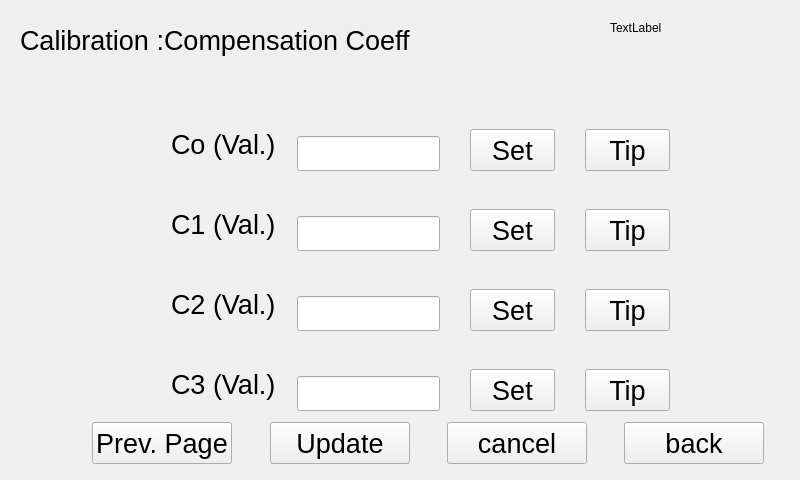
<?xml version="1.0" encoding="UTF-8"?>
<ui version="4.0">
 <class>calibrationParameterDlg2</class>
 <widget class="QWidget" name="calibrationParameterDlg2">
  <property name="geometry">
   <rect>
    <x>0</x>
    <y>0</y>
    <width>800</width>
    <height>480</height>
   </rect>
  </property>
  <property name="windowTitle">
   <string>Form</string>
  </property>
  <widget class="QLabel" name="label">
   <property name="geometry">
    <rect>
     <x>20</x>
     <y>20</y>
     <width>411</width>
     <height>41</height>
    </rect>
   </property>
   <property name="text">
    <string>&lt;html&gt;&lt;head/&gt;&lt;body&gt;&lt;p&gt;&lt;span style=&quot; font-size:20pt;&quot;&gt;Calibration :Compensation Coeff&lt;/span&gt;&lt;/p&gt;&lt;/body&gt;&lt;/html&gt;</string>
   </property>
  </widget>
  <widget class="QLabel" name="label_2">
   <property name="geometry">
    <rect>
     <x>171</x>
     <y>129</y>
     <width>121</width>
     <height>32</height>
    </rect>
   </property>
   <property name="text">
    <string>&lt;html&gt;&lt;head/&gt;&lt;body&gt;&lt;p&gt;&lt;span style=&quot; font-size:20pt;&quot;&gt;Co (Val.)&lt;/span&gt;&lt;/p&gt;&lt;/body&gt;&lt;/html&gt;</string>
   </property>
  </widget>
  <widget class="QLabel" name="label_3">
   <property name="geometry">
    <rect>
     <x>171</x>
     <y>209</y>
     <width>111</width>
     <height>32</height>
    </rect>
   </property>
   <property name="text">
    <string>&lt;html&gt;&lt;head/&gt;&lt;body&gt;&lt;p&gt;&lt;span style=&quot; font-size:20pt;&quot;&gt;C1 (Val.)&lt;/span&gt;&lt;/p&gt;&lt;/body&gt;&lt;/html&gt;</string>
   </property>
  </widget>
  <widget class="QLabel" name="label_4">
   <property name="geometry">
    <rect>
     <x>171</x>
     <y>289</y>
     <width>121</width>
     <height>32</height>
    </rect>
   </property>
   <property name="text">
    <string>&lt;html&gt;&lt;head/&gt;&lt;body&gt;&lt;p&gt;&lt;span style=&quot; font-size:20pt;&quot;&gt;C2 (Val.)&lt;/span&gt;&lt;/p&gt;&lt;/body&gt;&lt;/html&gt;</string>
   </property>
  </widget>
  <widget class="QLabel" name="label_5">
   <property name="geometry">
    <rect>
     <x>171</x>
     <y>369</y>
     <width>121</width>
     <height>32</height>
    </rect>
   </property>
   <property name="text">
    <string>&lt;html&gt;&lt;head/&gt;&lt;body&gt;&lt;p&gt;&lt;span style=&quot; font-size:20pt;&quot;&gt;C3 (Val.)&lt;/span&gt;&lt;/p&gt;&lt;/body&gt;&lt;/html&gt;</string>
   </property>
  </widget>
  <widget class="QLineEdit" name="VCoeff0_lineEdit">
   <property name="geometry">
    <rect>
     <x>297</x>
     <y>136</y>
     <width>143</width>
     <height>35</height>
    </rect>
   </property>
   <property name="font">
    <font>
     <pointsize>20</pointsize>
    </font>
   </property>
  </widget>
  <widget class="QLineEdit" name="VCoeff1_lineEdit">
   <property name="geometry">
    <rect>
     <x>297</x>
     <y>216</y>
     <width>143</width>
     <height>35</height>
    </rect>
   </property>
   <property name="font">
    <font>
     <pointsize>20</pointsize>
    </font>
   </property>
  </widget>
  <widget class="QLineEdit" name="VCoeff2_lineEdit">
   <property name="geometry">
    <rect>
     <x>297</x>
     <y>296</y>
     <width>143</width>
     <height>35</height>
    </rect>
   </property>
   <property name="font">
    <font>
     <pointsize>20</pointsize>
    </font>
   </property>
  </widget>
  <widget class="QLineEdit" name="VCoeff3_lineEdit">
   <property name="geometry">
    <rect>
     <x>297</x>
     <y>376</y>
     <width>143</width>
     <height>35</height>
    </rect>
   </property>
   <property name="font">
    <font>
     <pointsize>20</pointsize>
    </font>
   </property>
  </widget>
  <widget class="QPushButton" name="calibrationzeroorderparameterTip">
   <property name="geometry">
    <rect>
     <x>585</x>
     <y>129</y>
     <width>85</width>
     <height>42</height>
    </rect>
   </property>
   <property name="font">
    <font>
     <pointsize>20</pointsize>
    </font>
   </property>
   <property name="text">
    <string>Tip</string>
   </property>
  </widget>
  <widget class="QPushButton" name="calibrationfirstorderparameterTip">
   <property name="geometry">
    <rect>
     <x>585</x>
     <y>209</y>
     <width>85</width>
     <height>42</height>
    </rect>
   </property>
   <property name="font">
    <font>
     <pointsize>20</pointsize>
    </font>
   </property>
   <property name="text">
    <string>Tip</string>
   </property>
  </widget>
  <widget class="QPushButton" name="calibrationsecondorderparameterTip">
   <property name="geometry">
    <rect>
     <x>585</x>
     <y>289</y>
     <width>85</width>
     <height>42</height>
    </rect>
   </property>
   <property name="font">
    <font>
     <pointsize>20</pointsize>
    </font>
   </property>
   <property name="text">
    <string>Tip</string>
   </property>
  </widget>
  <widget class="QPushButton" name="calibrationthirdorderparameterTip">
   <property name="geometry">
    <rect>
     <x>585</x>
     <y>369</y>
     <width>85</width>
     <height>42</height>
    </rect>
   </property>
   <property name="font">
    <font>
     <pointsize>20</pointsize>
    </font>
   </property>
   <property name="text">
    <string>Tip</string>
   </property>
  </widget>
  <widget class="QPushButton" name="back">
   <property name="geometry">
    <rect>
     <x>624</x>
     <y>422</y>
     <width>140</width>
     <height>42</height>
    </rect>
   </property>
   <property name="font">
    <font>
     <pointsize>20</pointsize>
    </font>
   </property>
   <property name="text">
    <string>back</string>
   </property>
  </widget>
  <widget class="QPushButton" name="cancel">
   <property name="geometry">
    <rect>
     <x>447</x>
     <y>422</y>
     <width>140</width>
     <height>42</height>
    </rect>
   </property>
   <property name="font">
    <font>
     <pointsize>20</pointsize>
    </font>
   </property>
   <property name="text">
    <string>cancel</string>
   </property>
  </widget>
  <widget class="QPushButton" name="pageUp">
   <property name="geometry">
    <rect>
     <x>92</x>
     <y>422</y>
     <width>140</width>
     <height>42</height>
    </rect>
   </property>
   <property name="font">
    <font>
     <pointsize>20</pointsize>
    </font>
   </property>
   <property name="text">
    <string>Prev. Page</string>
   </property>
  </widget>
  <widget class="QPushButton" name="ok">
   <property name="geometry">
    <rect>
     <x>270</x>
     <y>422</y>
     <width>140</width>
     <height>42</height>
    </rect>
   </property>
   <property name="font">
    <font>
     <pointsize>20</pointsize>
    </font>
   </property>
   <property name="text">
    <string>Update</string>
   </property>
  </widget>
  <widget class="QLabel" name="dateTime_2">
   <property name="geometry">
    <rect>
     <x>610</x>
     <y>20</y>
     <width>81</width>
     <height>16</height>
    </rect>
   </property>
   <property name="text">
    <string>TextLabel</string>
   </property>
  </widget>
  <widget class="QPushButton" name="VCoeff0_change">
   <property name="geometry">
    <rect>
     <x>470</x>
     <y>129</y>
     <width>85</width>
     <height>42</height>
    </rect>
   </property>
   <property name="font">
    <font>
     <pointsize>20</pointsize>
    </font>
   </property>
   <property name="text">
    <string>Set</string>
   </property>
  </widget>
  <widget class="QPushButton" name="VCoeff1_change">
   <property name="geometry">
    <rect>
     <x>470</x>
     <y>209</y>
     <width>85</width>
     <height>42</height>
    </rect>
   </property>
   <property name="font">
    <font>
     <pointsize>20</pointsize>
    </font>
   </property>
   <property name="text">
    <string>Set</string>
   </property>
  </widget>
  <widget class="QPushButton" name="VCoeff2_change">
   <property name="geometry">
    <rect>
     <x>470</x>
     <y>289</y>
     <width>85</width>
     <height>42</height>
    </rect>
   </property>
   <property name="font">
    <font>
     <pointsize>20</pointsize>
    </font>
   </property>
   <property name="text">
    <string>Set</string>
   </property>
  </widget>
  <widget class="QPushButton" name="VCoeff3_chamge">
   <property name="geometry">
    <rect>
     <x>470</x>
     <y>369</y>
     <width>85</width>
     <height>42</height>
    </rect>
   </property>
   <property name="font">
    <font>
     <pointsize>20</pointsize>
    </font>
   </property>
   <property name="text">
    <string>Set</string>
   </property>
  </widget>
 </widget>
 <resources/>
 <connections/>
</ui>
